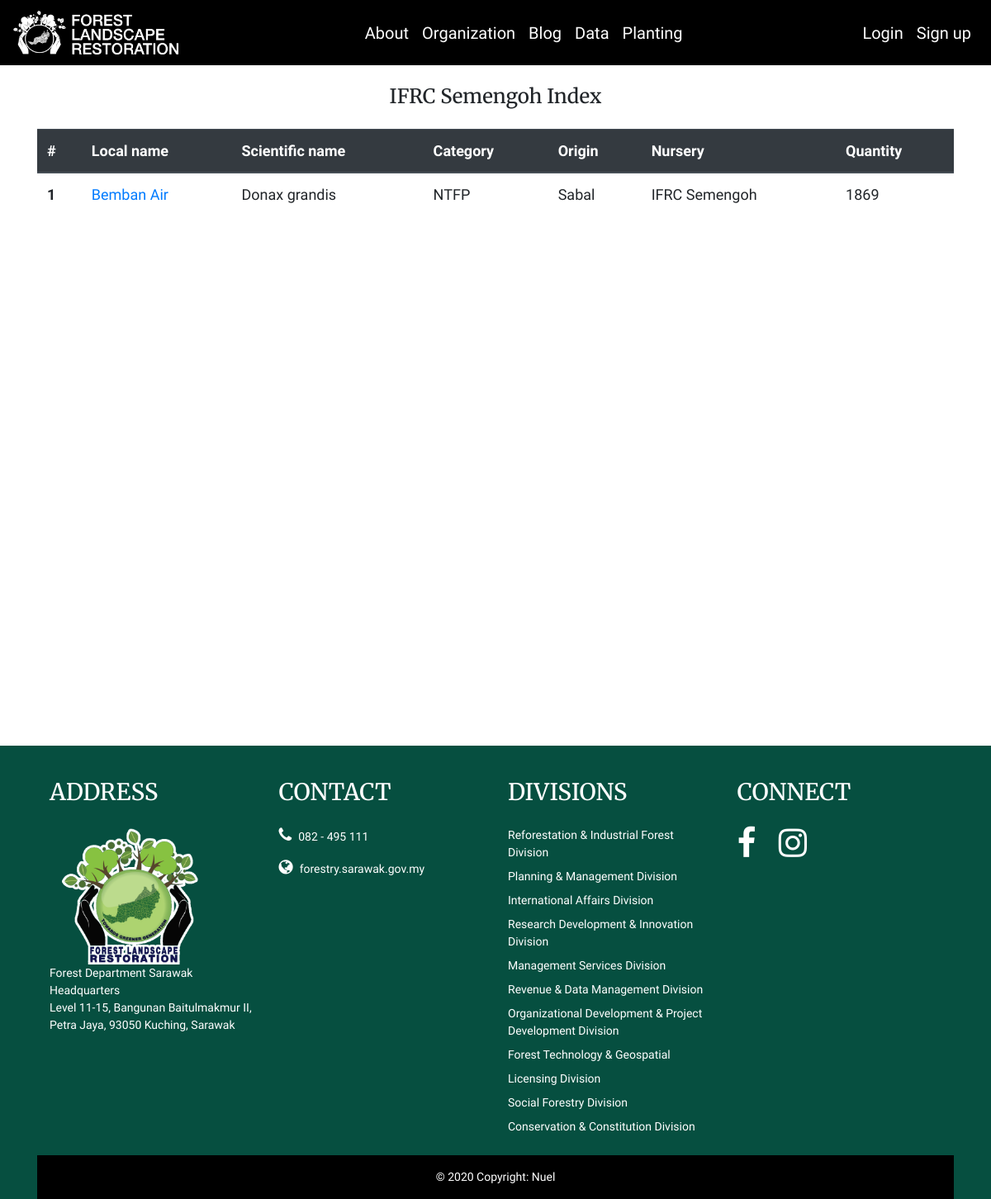
Page /data/IFRC_index/ on the committed database.
### dms/models.py (models this page shows, shortened)
class Seedling(models.Model):
	date_input = models.DateTimeField(auto_now_add=True)
	local_name = models.CharField(max_length=100)
	scientific_name = models.CharField(max_length=100)
	category = models.CharField(max_length=100)
	origin = models.CharField(max_length=100)
	nursery = models.CharField(max_length=100)
	remarks = models.CharField(max_length=200)
	description = models.TextField()
	quantity = models.IntegerField()
	seedling_img = models.ImageField('Seedling Image', null=True, blank=True, upload_to='seedling_img/')
	class Meta:
		ordering = ['-date_input']

### dms/views.py (the view)
# urls.py: path('IFRC_index/', semengoh_index, name='semengoh_index'),
def semengoh_index(request):
	semengoh_nursery_index = data_object.filter(nursery__icontains='IFRC')
	return render(request, 'dms/semengoh_index.html', {'semengoh_nursery_index':semengoh_nursery_index})

### dms/templates/dms/semengoh_index.html
{% extends 'base.html' %}
{% block content %}
<div class="container mt-4">
	<h4 class="text-center">IFRC Semengoh Index</h4>
	<table class="table mt-4">
		<thead class="thead-dark">
			<tr>
				<th scope="col">#</th>
				<th scope="col">Local name</th>
				<th scope="col">Scientific name</th>
				<th scope="col">Category</th>
				<th scope="col">Origin</th>
				<th scope="col">Nursery</th>
				<th scope="col">Quantity</th>
			</tr>
		</thead>
		<tbody>
			{% for data in semengoh_nursery_index %}
			<tr>
				<th>{{ forloop.counter }}</th>
				<td>
					<a href="{% url 'seedling_detail' data.pk %}">
						{{ data.local_name }}
					</a>
				</td>
				<td>{{ data.scientific_name }}</td>
				<td>{{ data.category }}</td>
				<td>{{ data.origin }}</td>
				<td>{{ data.nursery }}</td>
				<td>{{ data.quantity }}</td>
			</tr>
			{% endfor %}
		</tbody>
	</table>
</div>
{% endblock %}

### flrweb/static/css/main.css (style rules this page uses)
body { font-family: 'Work Sans', Sans-Serif; font-size: 18px; }
h1, h2, h3, h4, h5, h6 { font-family: 'Merriweather', Serif; }

### rows in the picture
Seedling: local_name "Bemban Air", scientific_name "Donax grandis", category "NTFP", origin "Sabal", nursery "IFRC Semengoh", quantity "1869"
